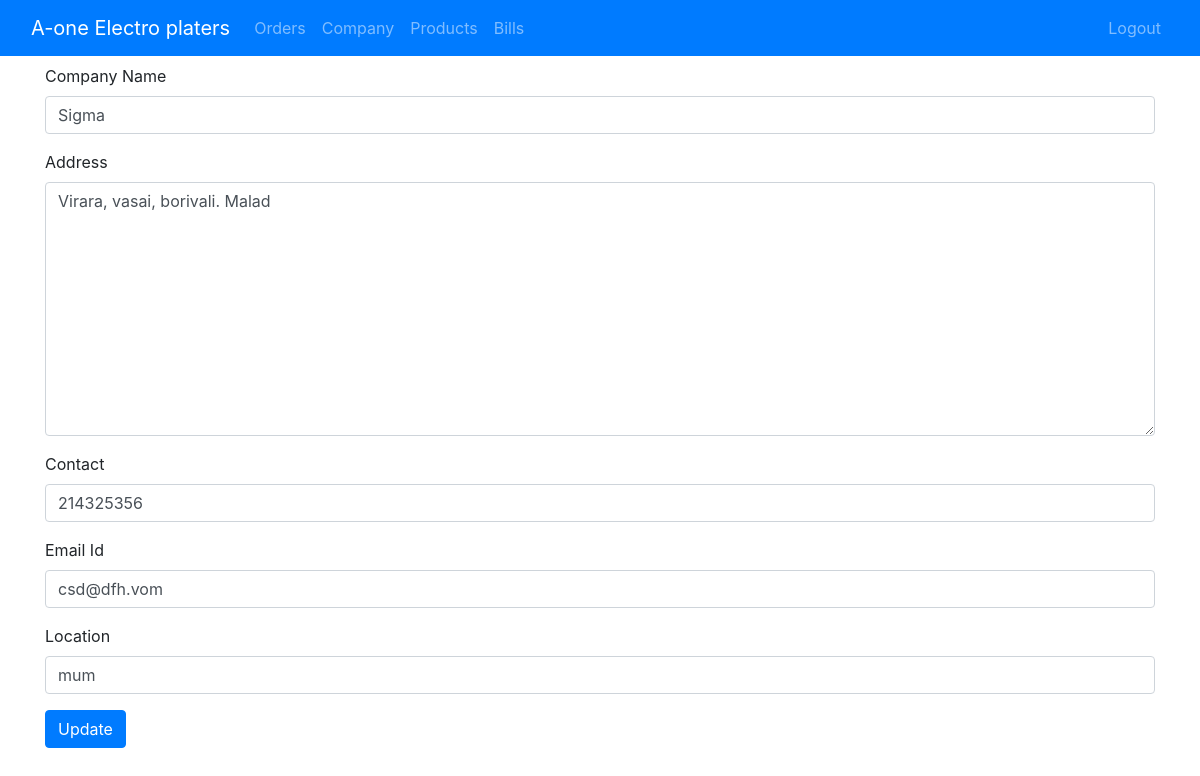
Before: /company/update/16/ (signed in) with the older database file.
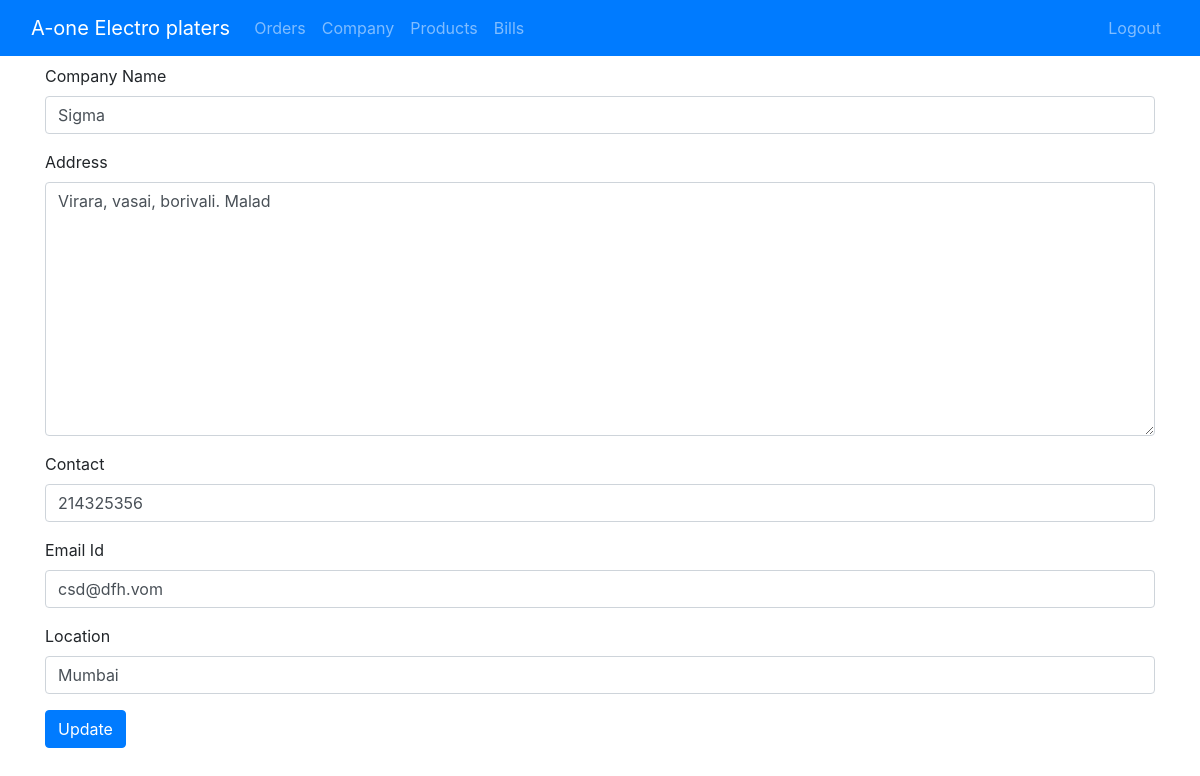
After: the same page with the newer database file.
### company/models.py (models this page shows, shortened)
class Company(models.Model):
    compID = models.AutoField(primary_key=True, editable=False, unique=True)
    compName = models.CharField(max_length=256, verbose_name="Company Name")
    CompAddress = models.TextField(verbose_name="Address")
    compContact = models.CharField(max_length=20, verbose_name="Contact")
    compEmail = models.EmailField(blank=True, verbose_name="Email Id")
    compLocation = models.CharField(max_length=150, blank=True, verbose_name="Location")

### company/views.py (the view)
# urls.py: path('update/<int:pk>/', views.UpdateCompany.as_view(), name="updateCompany"),
class UpdateCompany(LoginRequiredMixin, generic.UpdateView):
    model = Company
    fields = "__all__"
    template_name_suffix = "_update_form"
    success_url = reverse_lazy('company:listCompany')

### company/templates/company/company_update_form.html (shortened to what this page needs)
{% extends "base.html" %}
{% load bootstrap4 %}
{% block content %}
<form method="POST">
    {% bootstrap_form form %}
    {% buttons %}
    <button type="submit" class="btn btn-primary btn-large" > Update </button>
    {% endbuttons %}
</form>
{% endblock %}

Changed rows visible on the page:
changed Company "Sigma": compLocation "mum" → "Mumbai"
